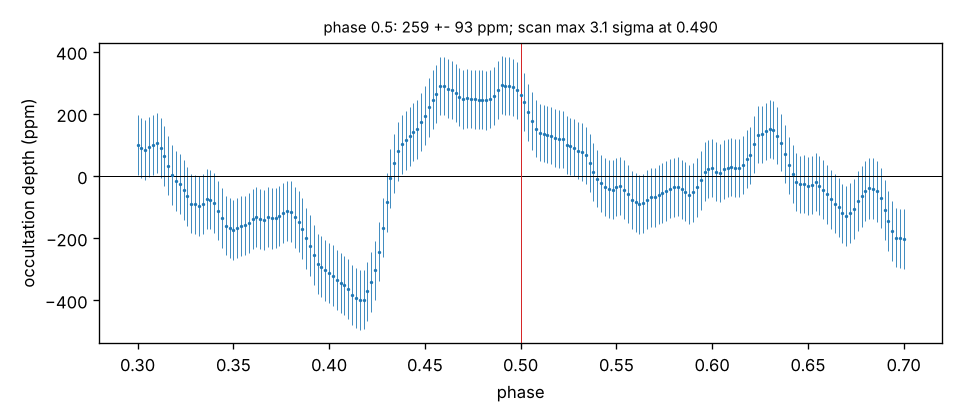

Write Python code to recreate this figure.
"""Secondary-eclipse search (complementary; full-phase detrended SAP flux, S104 scattered-light event masked).
Occultation model: symmetric trapezoid with the T14 and ingress fraction of the best-fit transit trapezoid
(vshape.json), exposure-integrated; depth free; per-sector offsets; fit at phase 0.5 and scanned over phase
0.30-0.70 (circular orbit expects 0.5) in 0.002 steps. Errors: per-sector white noise (MAD of out-of-transit
flux) x beta (vshape.json). Look-elsewhere: the rms of the scan in units of its errors.
Also the expected secondary depth if the signal is a background EB on the 9" neighbour (an M-dwarf companion,
Teff 3300-3600 K, behind a 5570 K star, k from mcmc_nbhost), diluted to the target light curve.
Writes secondary.json and secondary.png."""
import os, json
os.environ["OMP_NUM_THREADS"] = "1"
import numpy as np
import matplotlib
matplotlib.use("Agg")
import matplotlib.pyplot as plt

HERE = os.path.dirname(os.path.abspath(__file__))
lc = np.load(os.path.join(HERE, "lc_prepared.npy"), allow_pickle=True).item()
mc = json.load(open(os.path.join(HERE, "mcmc_free.json")))
vs = json.load(open(os.path.join(HERE, "vshape.json")))
T0, P = mc["params"]["T0"]["med"], mc["params"]["P"]["med"]
T14 = vs["models"]["T"]["T14_h"] / 24; fin = vs["models"]["T"]["f_ingress"]
BETA = {int(k): v for k, v in vs["beta"].items()}
EXPT = {13: 1800.0, 39: 600.0, 66: 200.0, 93: 200.0, 104: 200.0}


def shape(dt, E):
    """unit-depth trapezoid, box-averaged over exposure E (s)."""
    sub = np.linspace(-0.5, 0.5, 15) * E / 86400
    half = T14 / 2; T12 = fin * half
    a = np.abs(dt[:, None] + sub[None, :])
    return np.clip((half - a) / T12, 0, 1).mean(axis=1)


def fit_phase(ph0):
    rows = []
    num = 0.0; den = 0.0
    for s, v in lc.items():
        t, f = v["t"], v["f"]
        tr = np.abs(((t - T0) / P + 0.5) % 1 - 0.5) * P < 0.20   # mask primary transits
        tt, ff = t[~tr], f[~tr]
        dt = ((tt - T0) / P - ph0 + 0.5) % 1 - 0.5
        dt *= P
        m = np.abs(dt) < 0.6
        if m.sum() < 20: continue
        sx = shape(dt[m], EXPT[s])
        if sx.sum() == 0: continue
        sig = v["sigma"] * BETA[s]
        X = np.vstack([np.ones(m.sum()), -sx]).T
        c, *_ = np.linalg.lstsq(X, ff[m], rcond=None)
        cov = np.linalg.inv(X.T @ X) * sig ** 2
        d, e = c[1] / c[0], np.sqrt(cov[1, 1])
        num += d / e ** 2; den += 1 / e ** 2
        rows.append((s, d, e))
    return num / den, 1 / np.sqrt(den), rows


d05, e05, rows = fit_phase(0.5)
phs = np.arange(0.30, 0.7001, 0.002)
scan = np.array([fit_phase(p)[:2] for p in phs])
z = scan[:, 0] / scan[:, 1]
out = dict(depth_ppm_phase05=d05 * 1e6, err_ppm_phase05=e05 * 1e6, per_sector={int(s): [d * 1e6, e * 1e6] for s, d, e in rows},
           scan_max_sigma=float(z.max()), scan_max_phase=float(phs[np.argmax(z)]), scan_min_sigma=float(z.min()),
           scan_rms_sigma=float(np.std(z)), T14_h=T14 * 24, ingress_fraction=fin)
out["err_ppm_phase05_scanscaled"] = out["err_ppm_phase05"] * max(1.0, out["scan_rms_sigma"])
out["sigma_phase05_scanscaled"] = out["depth_ppm_phase05"] / out["err_ppm_phase05_scanscaled"]
# expected secondary of a background EB on the neighbour
nb = json.load(open(os.path.join(HERE, "mcmc_nbhost.json")))
k = nb["params"]["k"]["med"]
from astropy import constants as c_
import astropy.units as u
def planck_tess(T):
    lam = np.linspace(600, 1000, 200) * 1e-9
    B = 2 * c_.h.value * c_.c.value ** 2 / lam ** 5 / (np.exp(c_.h.value * c_.c.value / (lam * c_.k_B.value * T)) - 1)
    return np.trapezoid(B * lam, lam)   # photon-weighted
exp = {}
for Tc in (3100, 3300, 3600):
    sb = planck_tess(Tc) / planck_tess(5570)
    occ = k ** 2 * sb   # occultation depth on the neighbour (total occultation)
    exp[Tc] = dict(on_neighbour_ppm=occ * 1e6, in_target_lc_ppm=occ / 5.35 * 1e6)
out["expected_secondary_background_EB"] = exp
json.dump(out, open(os.path.join(HERE, "secondary.json"), "w"), indent=1)
print(json.dumps(out, indent=1))
fig, ax = plt.subplots(figsize=(8, 3.5))
ax.errorbar(phs, scan[:, 0] * 1e6, scan[:, 1] * 1e6, fmt=".", ms=2, lw=0.5)
ax.axhline(0, color="k", lw=0.6); ax.axvline(0.5, color="C3", lw=0.6)
ax.set_xlabel("phase"); ax.set_ylabel("occultation depth (ppm)")
ax.set_title(f"phase 0.5: {d05 * 1e6:.0f} +- {e05 * 1e6:.0f} ppm; scan max {z.max():.1f} sigma at {phs[np.argmax(z)]:.3f}", fontsize=9)
fig.tight_layout(); fig.savefig(os.path.join(HERE, "secondary.png"), dpi=120)
